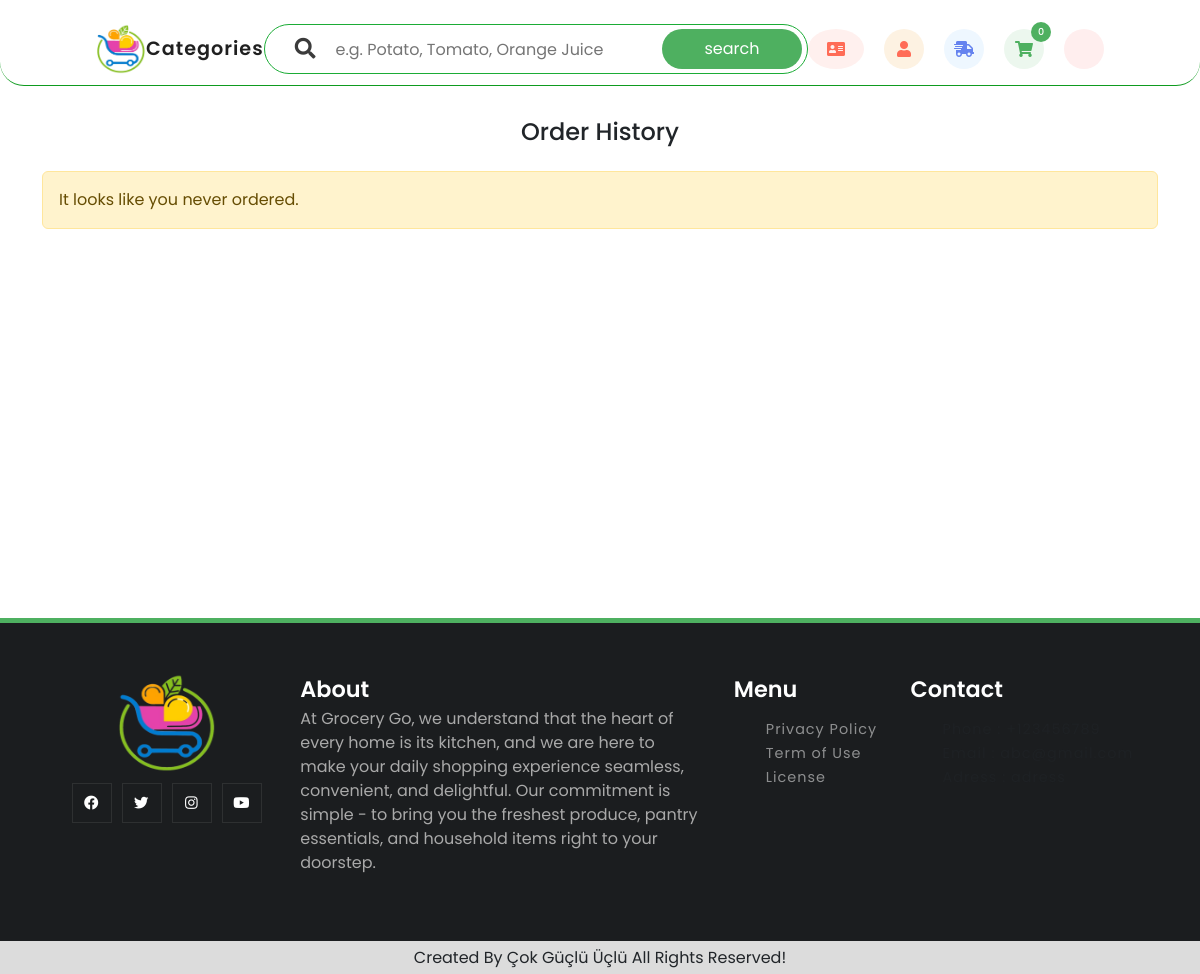
Before: /order/order-history/ (signed in) with the older database file.
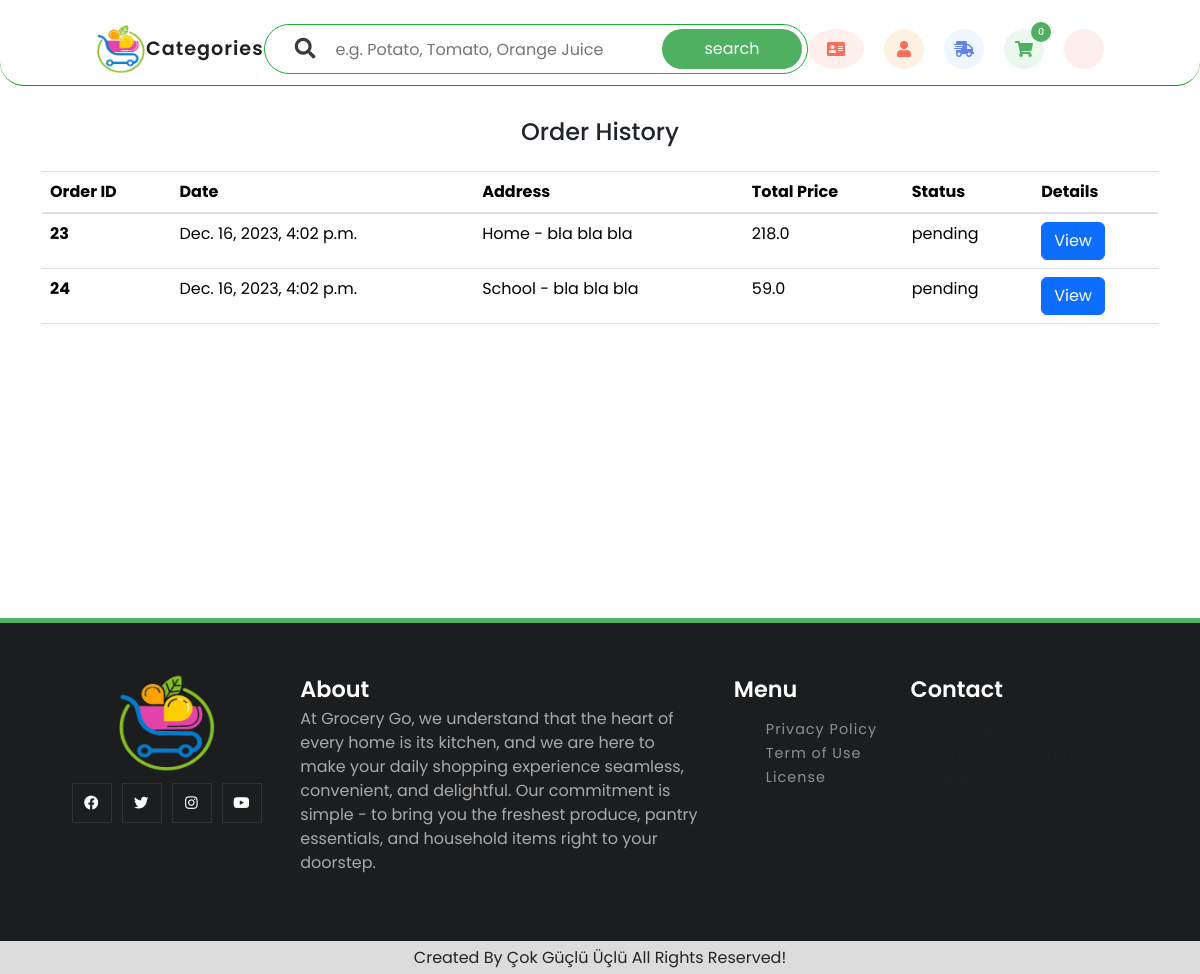
After: the same page with the newer database file.
### order/models.py (models this page shows, shortened)
class Order(models.Model):
    customer = models.ForeignKey('user.Customer', on_delete=models.CASCADE)
    status = models.CharField(max_length=100, default='pending')
    total_price = models.FloatField(null=False, blank=False)
    address = models.ForeignKey('user.Adress' , on_delete=models.CASCADE)
    date = models.DateTimeField(auto_now_add=True)

### user/models.py (models this page shows, shortened)
class Adress(models.Model):
    customer = models.ForeignKey(Customer, on_delete=models.CASCADE)
    title = models.CharField(max_length=20, null=False)
    full_adress = models.CharField(max_length=200)

### order/views.py (the view)
# urls.py: path('order-history/', listOrders, name='order-history'),
def listOrders(request):
    customerToShow = Customer.objects.get(user=request.user)
    orders = Order.objects.filter(customer=customerToShow)
    context = {
        'orders': orders ,
    }
    return render(request, 'order/orderList.html', context)

### user/templates/order/orderList.html (shortened to what this page needs)
{% extends 'layout.html' %}
{% block additionalStyles %}
<link href="https://stackpath.bootstrapcdn.com/bootstrap/4.3.1/css/bootstrap.min.css" rel="stylesheet">
<link rel="stylesheet" href="https://stackpath.bootstrapcdn.com/font-awesome/4.7.0/css/font-awesome.min.css">
{% endblock %}
{% block content %}
<section class="ftco-section" style="min-height: 500px;">
    <div class="container">
        <div class="row">
            <div class="col-md-12">
                <h4 class="text-center mb-4">Order History</h4>
                {% if orders %}<div class="table-wrap">
                    <table class="table">
                    <thead class="thead-primary">
                        <tr>
                        <th>Order ID</th>
                        <th>Date</th>
                        <th>Address</th>
                        <th>Total Price</th>
                        <th>Status</th>
                        <th>Details</th>
                        </tr>
                    </thead>
                    <tbody>
                        {% for order in orders %}
                        <tr>
                            <th scope="row" class="scope" >{{order.id}}</th>
                            <td>{{order.date}}</td>
                            <td>{{order.address.title}} - {{order.address.full_adress}}</td>
                            <td>{{order.total_price}}</td>
                            <td>{{order.status }}</td>
                            <td><a href="{% url 'order:order-detail' order_id=order.id %}" class="btn btn-primary">View</a></td>
                        </tr>
                        {% endfor %}
                    </tbody>
                    </table>
                </div>
                {% else  %}
                <div class="alert alert-warning">It looks like you never ordered.</div>
                {% endif %}
            </div>
        </div>
    </div>
</section>
{% endblock %}

### templates/layout.html (shortened to what this page needs)
<!DOCTYPE html>
{% load static %}
<html>
<head>
    <link rel="stylesheet" href="https://pro.fontawesome.com/releases/v5.10.0/css/all.css" />
    <link rel="stylesheet" href="{% static 'css/layout.css' %}" />
    {% block additionalStyles %}{% endblock %}
</head>
<body>
    {% include "partials/_messages.html" %}
    {% include "partials/_navbar.html" %}
    {% block content %}{% endblock %}
    {% include "partials/_footer.html" %}
</body>
</html>

### templates/partials/_messages.html (shortened to what this page needs)
{% load static %}
{% block additionalStyles %}
    <link rel="stylesheet" href="{% static 'css/bootstrap.css' %}" />
{% endblock %}

### templates/partials/_navbar.html (shortened to what this page needs)
{% load static %}
<nav class="navigation">
    <a href="{% url 'core:index' %}" ><img id="logo" class="logo" src="{% static 'images/trlogo.png' %}" alt=""></a>
    <div id="category-dropdown-menu" class="dropdown">
        <a href="#" class="title-categories">Categories</a>
    </div>
    <form action="#" class="search-box" onsubmit="return false;">
        <i class="fas fa-search"></i>
        <input type="text" class="search-input" placeholder="e.g. Potato, Tomato, Orange Juice" name="search" required>
        <input type="submit" class="search-btn" onclick="return searchProducts();" value="search">
    </form>
    <div class="right-nav">
        {% if user.is_authenticated %}
            {% if user.is_staff %}
                <a id="admin-icon" href="{% url 'admin:index' %}" class="admin">
                    <i class="fas fa-address-card"></i>
                </a>
            {% endif %}
            <a id="user-icon" href="{% url 'user:profile' %}" class="user">
                <i class="fas fa-user"></i>
            </a>
            <a id="order-icon" href="{% url 'order:order-history' %}" class="order">
                <i class="fas fa-shipping-fast"></i>
            </a>
            <a id="cart-icon" href="{% url 'cart:cart' %}" class="cart" data-update-url="{% url 'cart:update_navbar_cart' %}">
                <i class="fas fa-shopping-cart"></i>
                <span>0</span>
            </a>
            <a id="logout-icon" href="{% url 'user:logout' %}" class="logout">
                <i class="fas fa-sign-out"></i>
            </a>
        {% else %}
            <a id="user-icon" class="user">
                <i class="fal fa-user"></i>
            </a>
            {% include "user/login.html" %}
        {% endif %}
    </div>
</nav>

### templates/partials/_footer.html
{% load static %}
<footer>
    <div class="footer-container">
        <div class="footer-logo">
            <a href="{% url 'core:index' %}" class="logo">
                <img id="footer-logo" class="logo" src="{% static 'images/trlogo.png' %}" >
            </a>
            <div class="footer-social">
                <a href="{% url 'core:index' %}"><i class="fab fa-facebook-f"></i></a>
                <a href="{% url 'core:index' %}"><i class="fab fa-twitter"></i></a>
                <a href="{% url 'core:index' %}"><i class="fab fa-instagram"></i></a>
                <a href="{% url 'core:index' %}"><i class="fab fa-youtube"></i></a>
            </div>
        </div>
        <div class="footer-links">
            <strong>About</strong>
            <p id="footer-about">At Grocery Go, we understand that the heart of every home is its kitchen, and we are here to make your daily shopping experience seamless, convenient, and delightful. Our commitment is simple - to bring you the freshest produce, pantry essentials, and household items right to your doorstep.</p>
        </div>
        <div class="footer-links">
            <strong>Menu</strong>
            <ul>
                <li><a href="">Privacy Policy</a></li>
                <li><a href="">Term of Use</a></li>
                <li><a href="">License</a></li>
            </ul>
        </div>
        <div class="footer-links">
            <strong>Contact</strong>
            <ul>
                <li><a id="footer-phone">Phone  : +123456789</a></li>
                <li><a id="footer-email">Email  : abc@gmail.com</a></li>
                <li><a id="footer-address">Adress : adress</a></li>
            </ul>
        </div>
    </div>
</footer>
<div class="credit">created by <span> çok güçlü üçlü </span> all rights reserved!</div>

### static/css/layout.css (style rules this page uses)
* { font-family: poppins; margin: 0px; padding: 0px; box-sizing: border-box; scroll-behavior: smooth; }
ul { list-style: none; }
a { text-decoration: none!important; }
body { margin: 0px; margin-top: 0px; padding: 0px; font-family: poppins; }
.navigation { border-bottom: 1px solid rgba(0, 150, 18, 0.947); border-bottom-right-radius: 1.5rem; border-bottom-left-radius: 1.5rem; display: flex; flex-direction: row; flex-wrap: nowrap; justify-content: space-between; align-content: center; align-items: center; padding-top: 1.5rem; padding-bottom: 0.7rem; padding-left: 6rem; padding-right: 6rem; margin-bottom: 2rem; max-width: 100%; width: 100%; background-color: #fff; }
.logo { font-size: 1.5rem; font-weight: 600; letter-spacing: 1px; color: #202020; }
.title-categories { font-size: 1.2rem; font-weight: 600; letter-spacing: 1px; color: #202020; }
.search-box { border: 1px solid #1bac36; height: 50px; display: flex; align-items: center; padding: 0px 5px 0px 20px; border-radius: 30px; }
.search-box i { font-size: 1.3rem; color: #3b3b3b; margin: 0px 10px; }
.search-box .search-input { height: 40px; border: none; width: 100%; padding: 0px 10px; outline: none; }
.search-box .search-btn { width: 220px; height: 40px; border-radius: 30px; background-color: #4eb060; border: none; color: #ffffff; outline: none; cursor: pointer; transition: all ease 0.3s; }
.right-nav { display: flex; grid-gap: 20px; }
.right-nav a { width: 40px; height: 40px; display: flex; justify-content: center; align-items: center; border-radius: 50%; position: relative; }
.right-nav .admin { width: 3.5rem; background-color: #fff0ee; color: #ff6c57; }
.right-nav .user { background-color: #fdf2e2; color: #ff6c57; }
.right-nav .order { background-color: #eef7ff; color: #6583ef; }
.right-nav .logout { background-color: #ffeeee; color: #ff0000; }
.right-nav .cart { background-color: #ecf7ee; color: #4eb060; }
.right-nav a span { position: absolute; top: -7px; right: -7px; width: 20px; height: 20px; display: flex; justify-content: center; align-items: center; border-radius: 50%; color: #ffffff; font-size: 0.6rem; font-weight: 500; }
.right-nav .cart span { background-color: #ecf7ee; background-color: #4eb060; }
.right-nav a span { position: absolute; top: -7px; right: -7px; width: 20px; height: 20px; display: flex; justify-content: center; align-items: center; border-radius: 50%; color: #ffffff; font-size: 0.6rem; font-weight: 500; background-color: #202020; }
footer { background-color: #1b1d1f; padding: 50px 20px; border-top: 5px solid #4eb060; }
.footer-container { max-width: 1100px; margin: auto; display: flex; justify-content: space-around; align-items: flex-start; }
.footer-logo { display: flex; flex-direction: column; justify-content: center; align-items: center; }
.footer-logo a { color: #ffffff; font-size: 1.4rem; font-weight: 600; letter-spacing: 1px; }
.footer-social { display: flex; margin-top: 10px; }
.footer-social a { width: 40px; height: 40px; display: flex; justify-content: center; align-items: center; color: #ffffff; border: 1px solid #ffffff15; font-size: 0.9rem; margin: 0px 5px; transition: all ease 0.3s; }
.footer-links strong { color: #ffffff; font-size: 1.4rem; font-weight: 600; }
.footer-links p { color: darkgray; width: 25rem; }
.footer-links ul { margin-top: 10px; }
.footer-links ul li a { color: #ffffff; opacity: 0.5; margin: 4px 0px; font-size: 0.9rem; letter-spacing: 1px; transition: all ease 0.3s; }
.credit { display: block; width: 100%; text-transform: capitalize; padding: 0.3rem; background: #dcdcdc; text-align: center; }
#logo { width: 50px; height: 50px; }
#footer-logo { width: 100px; height: 100px; }
:root { --swiper-theme-color: #007aff; --swiper-navigation-size: 44px; --primary-color: #3bb77e; --secondary: #ffba43; --bg: #e2f9ee; --black: #1c2137; --white: #fff; --box-shadow: 0 .5rem 1rem rgba(0, 0, 0, 0.1); }
:root { --primary-color: #3bb77e; --box-shadow: 0 0.2rem 0.4rem rgba(0, 0, 0, 0.1); --white: #fff; --black: #1c2137; }

Changed rows visible on the page:
added Order: id "23", date "Dec. 16, 2023, 4:02 p.m.", address "Home", address.full_adress "bla bla bla", total_price "218.0", status "pending"
added Order: id "24", date "Dec. 16, 2023, 4:02 p.m.", address "School", address.full_adress "bla bla bla", total_price "59.0", status "pending"
Other visible differences:
text no longer shown: "It looks like you never ordered."
text now shown: "Order ID Date Address Total Price Status Details"
